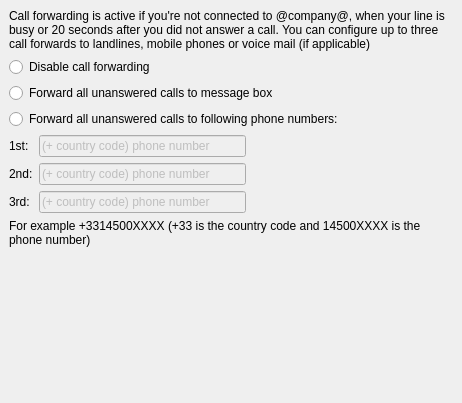
<ui version="4.0" >
 <class>CallForwardSettings</class>
 <widget class="QWidget" name="CallForwardSettings" >
  <property name="geometry" >
   <rect>
    <x>0</x>
    <y>0</y>
    <width>462</width>
    <height>403</height>
   </rect>
  </property>
  <layout class="QVBoxLayout" >
   <property name="margin" >
    <number>9</number>
   </property>
   <property name="spacing" >
    <number>6</number>
   </property>
   <item>
    <widget class="QLabel" name="label" >
     <property name="text" >
      <string>Call forwarding is active if you're not connected to @company@, when your line is busy or 20 seconds after you did not answer a call. You can configure up to three call forwards to landlines, mobile phones or voice mail (if applicable)</string>
     </property>
     <property name="wordWrap" >
      <bool>true</bool>
     </property>
    </widget>
   </item>
   <item>
    <widget class="QRadioButton" name="disableRadioButton" >
     <property name="text" >
      <string>Disable call forwarding</string>
     </property>
    </widget>
   </item>
   <item>
    <widget class="QRadioButton" name="forwardToVoiceMailRadioButton" >
     <property name="text" >
      <string>Forward all unanswered calls to message box</string>
     </property>
    </widget>
   </item>
   <item>
    <widget class="QRadioButton" name="forwardToNumberRadioButton" >
     <property name="text" >
      <string>Forward all unanswered calls to following phone numbers:</string>
     </property>
    </widget>
   </item>
   <item>
    <layout class="QGridLayout" >
     <property name="margin" >
      <number>0</number>
     </property>
     <property name="spacing" >
      <number>6</number>
     </property>
     <item row="2" column="0" >
      <widget class="QLabel" name="label_2" >
       <property name="text" >
        <string>3rd:</string>
       </property>
      </widget>
     </item>
     <item row="0" column="0" >
      <widget class="QLabel" name="label_3" >
       <property name="text" >
        <string>1st:</string>
       </property>
      </widget>
     </item>
     <item row="1" column="0" >
      <widget class="QLabel" name="label_4" >
       <property name="text" >
        <string>2nd:</string>
       </property>
      </widget>
     </item>
     <item row="1" column="2" >
      <spacer>
       <property name="orientation" >
        <enum>Qt::Horizontal</enum>
       </property>
       <property name="sizeHint" >
        <size>
         <width>40</width>
         <height>20</height>
        </size>
       </property>
      </spacer>
     </item>
     <item row="0" column="1" >
      <widget class="ToolTipLineEdit" name="phoneNumber1Edit" >
       <property name="enabled" >
        <bool>false</bool>
       </property>
       <property name="text" >
        <string>(+ country code) phone number</string>
       </property>
      </widget>
     </item>
     <item row="1" column="1" >
      <widget class="ToolTipLineEdit" name="phoneNumber2Edit" >
       <property name="enabled" >
        <bool>false</bool>
       </property>
       <property name="text" >
        <string>(+ country code) phone number</string>
       </property>
      </widget>
     </item>
     <item row="2" column="1" >
      <widget class="ToolTipLineEdit" name="phoneNumber3Edit" >
       <property name="enabled" >
        <bool>false</bool>
       </property>
       <property name="text" >
        <string>(+ country code) phone number</string>
       </property>
      </widget>
     </item>
    </layout>
   </item>
   <item>
    <widget class="QLabel" name="label_5" >
     <property name="text" >
      <string>For example +3314500XXXX (+33 is the country code and 14500XXXX is the phone number)</string>
     </property>
     <property name="wordWrap" >
      <bool>true</bool>
     </property>
    </widget>
   </item>
   <item>
    <spacer>
     <property name="orientation" >
      <enum>Qt::Vertical</enum>
     </property>
     <property name="sizeHint" >
      <size>
       <width>400</width>
       <height>16</height>
      </size>
     </property>
    </spacer>
   </item>
  </layout>
 </widget>
 <customwidgets>
  <customwidget>
   <class>ToolTipLineEdit</class>
   <extends>QLineEdit</extends>
   <header>ToolTipLineEditProxy.h</header>
  </customwidget>
 </customwidgets>
 <tabstops>
  <tabstop>disableRadioButton</tabstop>
  <tabstop>forwardToVoiceMailRadioButton</tabstop>
  <tabstop>forwardToNumberRadioButton</tabstop>
  <tabstop>phoneNumber1Edit</tabstop>
  <tabstop>phoneNumber2Edit</tabstop>
  <tabstop>phoneNumber3Edit</tabstop>
 </tabstops>
 <resources/>
 <connections>
  <connection>
   <sender>forwardToNumberRadioButton</sender>
   <signal>toggled(bool)</signal>
   <receiver>phoneNumber1Edit</receiver>
   <slot>setEnabled(bool)</slot>
   <hints>
    <hint type="sourcelabel" >
     <x>287</x>
     <y>193</y>
    </hint>
    <hint type="destinationlabel" >
     <x>187</x>
     <y>223</y>
    </hint>
   </hints>
  </connection>
  <connection>
   <sender>forwardToNumberRadioButton</sender>
   <signal>toggled(bool)</signal>
   <receiver>phoneNumber2Edit</receiver>
   <slot>setEnabled(bool)</slot>
   <hints>
    <hint type="sourcelabel" >
     <x>287</x>
     <y>193</y>
    </hint>
    <hint type="destinationlabel" >
     <x>187</x>
     <y>254</y>
    </hint>
   </hints>
  </connection>
  <connection>
   <sender>forwardToNumberRadioButton</sender>
   <signal>toggled(bool)</signal>
   <receiver>phoneNumber3Edit</receiver>
   <slot>setEnabled(bool)</slot>
   <hints>
    <hint type="sourcelabel" >
     <x>287</x>
     <y>193</y>
    </hint>
    <hint type="destinationlabel" >
     <x>187</x>
     <y>285</y>
    </hint>
   </hints>
  </connection>
 </connections>
</ui>
